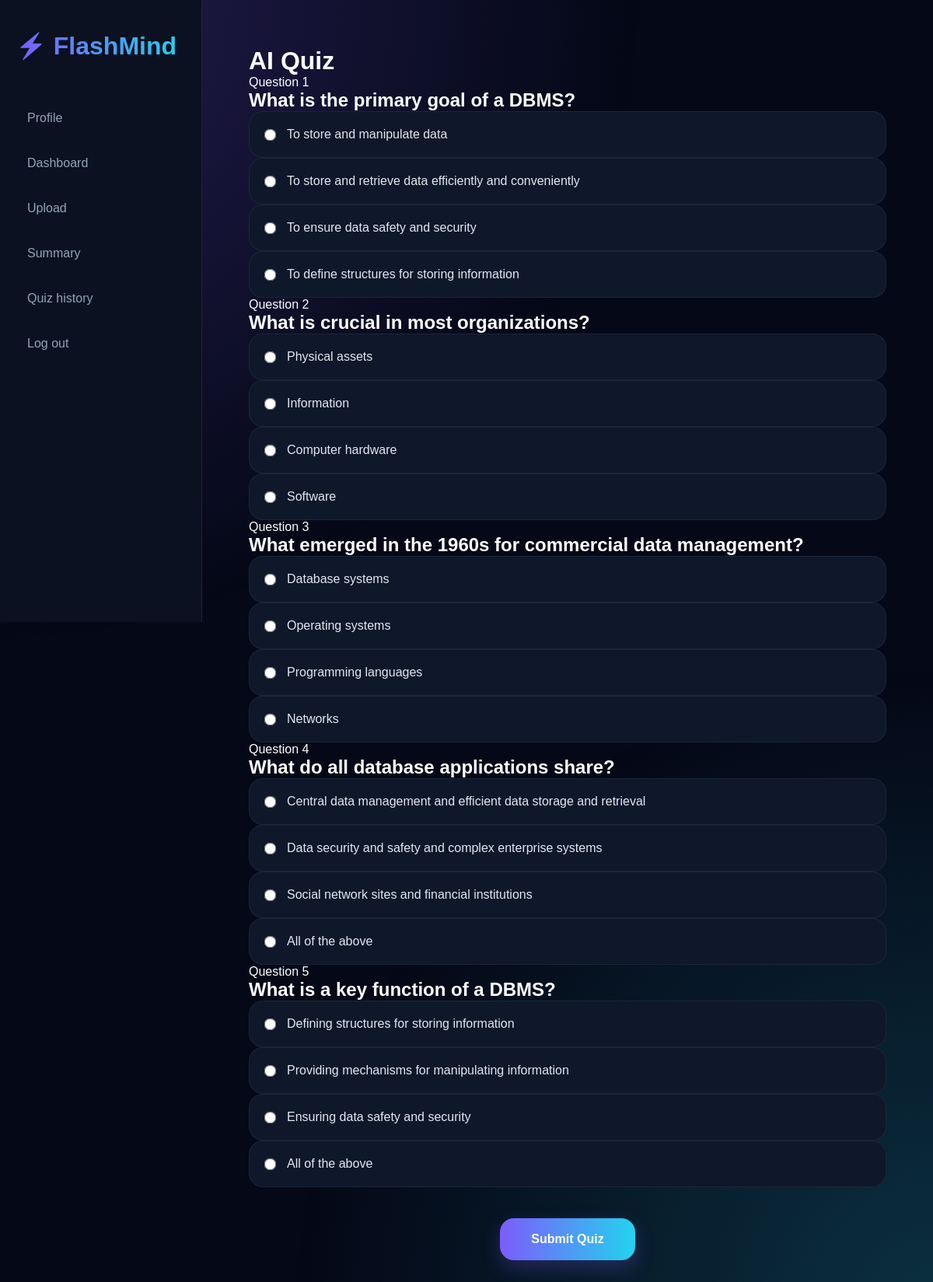
The app's page /quiz/1 (signed in) with its own data.
### app.py (models this page shows)
class QuizQuestion(db.Model):
    __tablename__='quizquestions'
    id: Mapped[int] = mapped_column(primary_key=True)
    question :Mapped[str]=mapped_column(Text,nullable=False)
    option_a :Mapped[str]=mapped_column(String,nullable=False)
    option_b :Mapped[str]=mapped_column(String,nullable=False)
    option_c :Mapped[str]=mapped_column(String,nullable=False)
    option_d :Mapped[str]=mapped_column(String,nullable=False)
    correct_answer :Mapped[str]=mapped_column(String,nullable=False)
    quiz_id=mapped_column(ForeignKey('quizs.id'))
    quiz=relationship("Quiz",back_populates='questions')

### app.py (the view, shortened to what this page needs)
@app.route("/quiz/<int:id>",methods=["GET", "POST"])
@login_required
def quiz(id):
        upload = db.session.execute(db.select(Upload).where(Upload.id==id,Upload.user_id==current_user.id)).scalar()
        if not upload:
            return "Upload not found"
        existing_quiz = db.session.execute(
            db.select(Quiz).where(
                Quiz.upload_id == upload.id,Quiz.user_id == current_user.id)).scalar()
        questions = db.session.execute(
            db.select(QuizQuestion).where(
                QuizQuestion.quiz_id == existing_quiz.id
            )
        ).scalars().all()
        return render_template(
            "quiz.html",
            quizs=questions,
            id=id
        )

### app.py (called while the page is built)
@login_manager.user_loader
def load_user(user_id):
    return db.session.get(User, int(user_id))

### templates/quiz.html
{% extends "base.html" %}
{% block content %}
<div class="quiz-wrapper">
    <h1 class="quiz-title">
        AI Quiz
    </h1>
    <form method="POST" action="{{url_for('scoreing',upload_id=id)}}">
        <div class="quiz-container">
            {% for quiz in quizs %}
            <div class="quiz-card">
                <div class="question-badge">
                    Question {{ loop.index }}
                </div>
                <h2 class="question-text">
                    {{ quiz.question }}
                </h2>
                <div class="options-grid">
                    <label class="quiz-option">
                        <input type="radio"
                               name="question_{{ quiz.id }}"
                               value="A">
                        <span>{{ quiz.option_a }}</span>
                    </label>
                    <label class="quiz-option">
                        <input type="radio"
                               name="question_{{ quiz.id }}"
                               value="B">
                        <span>{{ quiz.option_b }}</span>
                    </label>
                    <label class="quiz-option">
                        <input type="radio"
                               name="question_{{ quiz.id }}"
                               value="C">
                        <span>{{ quiz.option_c }}</span>
                    </label>
                    <label class="quiz-option">
                        <input type="radio"
                               name="question_{{ quiz.id }}"
                               value="D">
                        <span>{{ quiz.option_d }}</span>
                    </label>
                </div>
            </div>
            {% endfor %}
        </div>
        <div class="submit-area">
            <button class="submit-btn">
                Submit Quiz
            </button>
        </div>
    </form>
</div>
{% endblock %}

### templates/base.html (shortened to what this page needs)
<!DOCTYPE html>
<html lang="en">
<head>
    <link rel="stylesheet" href="{{ url_for('static', filename='css/style.css') }}">
</head>
<body>
    <aside class="sidebar">
        <h1 class="logo">
            ⚡ FlashMind
        </h1>
        {% if not current_user.is_authenticated %}
        <nav>
            <a href="{{url_for('ragister')}}" class="nav-link">
                Ragister
            </a>
            Already have account:
            <a href="{{url_for('login')}}" class="nav-link">
                Login
            </a>
        </nav>
        {%else%}
        <nav>
            <a href="{{url_for('profile')}}" class="nav-link">
                Profile
            </a>
            <a href="{{url_for('dashbord')}}" class="nav-link">
                Dashboard
            </a>
            <a href="{{url_for('upload')}}" class="nav-link">
                Upload
            </a>
            <a href="{{url_for('summaries')}}" class="nav-link">
                Summary
            </a>
            <a href="{{url_for('quiz_history')}}" class="nav-link">
                Quiz history
            </a>
            <a href="{{url_for('log_out')}}" class="nav-link"
                onclick="return confirm('Are you sure you want to log out?')">
                Log out
            </a>
            {%endif%}
    </aside>
    <main class="main-content">
        {% block content %}
        {% endblock %}
    </main>
</body>
</html>

### static/css/style.css (style rules this page uses)
* { margin:0; padding:0; box-sizing:border-box; }
body { background:#050816; color:white; font-family:Arial, sans-serif; display:flex; min-height:100vh; overflow-x:hidden; }
.sidebar { width:260px; height:100vh; background:#0b1120; border-right:1px solid rgba(255,255,255,0.08); padding:40px 20px; position:fixed; }
.logo { font-size:2rem; margin-bottom:50px; background:linear-gradient(to right,#7c5cfc,#22d3ee); -webkit-background-clip:text; -webkit-text-fill-color:transparent; }
.nav-link { display:block; text-decoration:none; color:#94a3b8; padding:15px; border-radius:12px; margin-bottom:10px; transition:0.3s; }
.main-content { margin-left:260px; width:100%; padding:60px; }
.submit-area { display:flex; justify-content:center; margin-top:40px; }
.submit-btn { background:linear-gradient( to right, #7c5cfc, #22d3ee ); border:none; color:white; font-size:1rem; font-weight:700; padding:18px 40px; border-radius:18px; cursor:pointer; transition:0.3s; box-shadow: 0 10px 25px rgba(124,92,252,0.25); }
.quiz-option { background:#0f172a; border:1px solid rgba(255,255,255,0.06); border-radius:18px; padding:20px; cursor:pointer; transition:0.25s; display:flex; align-items:center; gap:15px; color:#e2e8f0; }
.quiz-option input { accent-color:#22d3ee; transform:scale(1.2); }

### records on screen
QuizQuestion: question "What is the primary goal of a DBMS?", option_a "To store and manipulate data", option_b "To store and retrieve data efficiently and conveniently", option_c "To ensure data safety and security", option_d "To define structures for storing information"
QuizQuestion: question "What is crucial in most organizations?", option_a "Physical assets", option_b "Information", option_c "Computer hardware", option_d "Software"
QuizQuestion: question "What emerged in the 1960s for commercial data management?", option_a "Database systems", option_b "Operating systems", option_c "Programming languages", option_d "Networks"
QuizQuestion: question "What do all database applications share?", option_a "Central data management and efficient data storage and retrieval", option_b "Data security and safety and complex enterprise systems", option_c "Social network sites and financial institutions", option_d "All of the above"
QuizQuestion: question "What is a key function of a DBMS?", option_a "Defining structures for storing information", option_b "Providing mechanisms for manipulating information", option_c "Ensuring data safety and security", option_d "All of the above"
